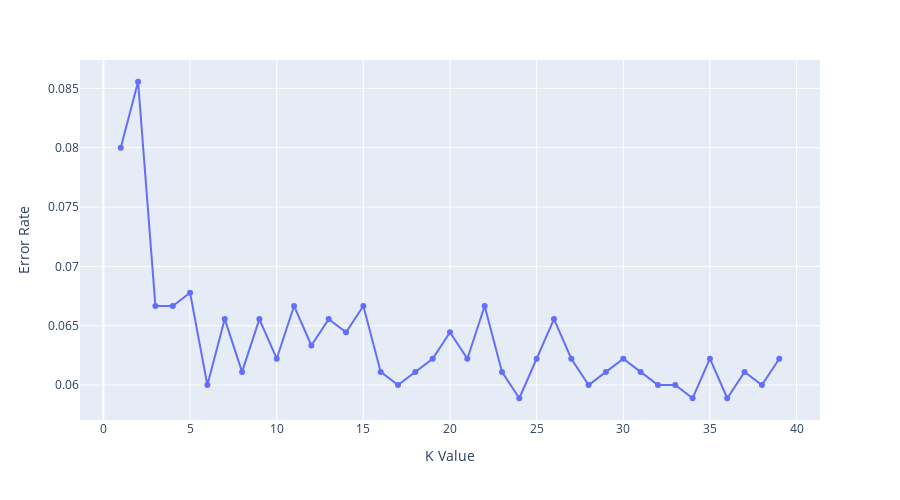

Write notebook code for a chart like this one.
### Code cell
fig = px.scatter(x=range(1,40),y=error_rate,height=500, labels={"x": "K Value",  "y": "Error Rate"}).update_traces(mode='lines+markers')
fig.show()

### Figure 1 — Plotly figure (JSON) as saved in the notebook; plotly's stock layout.template omitted (floating-point values rounded to 4 significant figures)
{"data": [{"hovertemplate": "K Value=%{x}<br>Error Rate=%{y}<extra></extra>", "legendgroup": "", "marker": {"color": "#636efa", "symbol": "circle"}, "mode": "lines+markers", "name": "", "orientation": "v", "showlegend": false, "type": "scatter", "x": [1, 2, 3, 4, 5, 6, 7, 8, 9, 10, 11, 12, 13, 14, 15, 16, 17, 18, 19, 20, 21, 22, 23, 24, 25, 26, 27, 28, 29, 30, 31, 32, 33, 34, 35, 36, 37, 38, 39], "xaxis": "x", "y": [0.08, 0.08556, 0.06667, 0.06667, 0.06778, 0.06, 0.06556, 0.06111, 0.06556, 0.06222, 0.06667, 0.06333, 0.06556, 0.06444, 0.06667, 0.06111, 0.06, 0.06111, 0.06222, 0.06444, 0.06222, 0.06667, 0.06111, 0.05889, 0.06222, 0.06556, 0.06222, 0.06, 0.06111, 0.06222, 0.06111, 0.06, 0.06, 0.05889, 0.06222, 0.05889, 0.06111, 0.06, 0.06222], "yaxis": "y"}], "layout": {"height": 500, "legend": {"tracegroupgap": 0}, "margin": {"t": 60}, "xaxis": {"anchor": "y", "domain": [0, 1], "title": {"text": "K Value"}}, "yaxis": {"anchor": "x", "domain": [0, 1], "title": {"text": "Error Rate"}}}}
